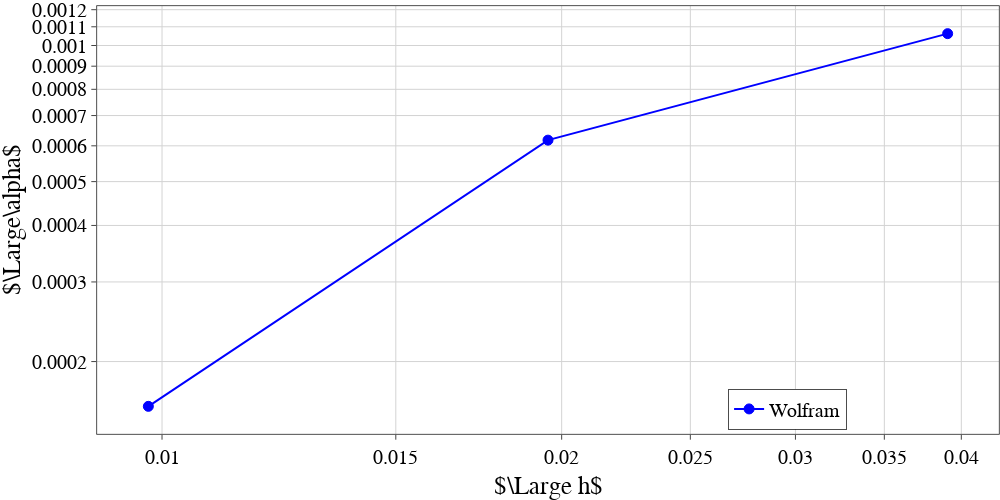

The cell this chart's notebook holds for it:
### Code cell
tfix = 20
tol = 0.005
list_x = [] #data_w['t']
list_y = [] #data_w['alpha']
for lev in levs:
    try:
        df = data_b[lev]
        list_y.append(abs(df['alpha'][(df['t'] - tfix).abs()< tol].values[0] - data_w['alpha'][data_w['t'] == tfix].values[0]))
        list_x.append(10/2**lev)
    except:
        print("Can\'t read lev=", lev)

slope, intercept, r_value, p_value, std_err = linregress(np.log(list_x), np.log(list_y))
print('Slope:', slope)

plot_graph([list_x], [list_y], names, xtitle=r'$\Large h$', ytitle=r'$\Large\alpha$', image_name='Cylinder_Err_alpha_vs_h.pdf', list_x_fill=[], list_y_fill=[], mode=['markers+lines', 'markers+lines', 'lines', 'lines', 'lines', 'lines'], \
           dash=['solid', 'dot', 'dash', 'longdash', 'longdashdot'], \
           colors=['blue', 'red', 'hsv(120,100,100)', 'green', 'black' ], \
           marker_size=10, xrange =[], yrange = [], \
           marker_style = ['circle', 'circle', 'triangle-down','square', 'diamond', 'cross',  'x-thin', 'cross-thin' ], \
           width=1000, height=500, path=MYPATH, yanchor='auto', y0_anchor=0.01, xanchor='left', x0_anchor=0.7, xlog=True, ylog=True)

### Figure 1 — Plotly figure (JSON) as saved in the notebook; plotly's stock layout.template omitted (floating-point values rounded to 4 significant figures)
{"data": [{"line": {"color": "blue", "dash": "solid", "width": 2}, "marker": {"line": {"color": "blue", "width": 1}, "size": 10, "symbol": "circle"}, "mode": "markers+lines", "name": "Wolfram", "textfont": {"color": "LightSeaGreen", "family": "Times New Roman", "size": 18}, "type": "scatter", "x": [0.03906, 0.01953, 0.009766], "y": [0.001062, 0.0006176, 0.0001592]}], "layout": {"autosize": false, "font": {"color": "Black", "family": "Times New Roman", "size": 20}, "height": 500, "legend": {"bgcolor": "White", "bordercolor": "Black", "borderwidth": 0.7, "x": 0.7, "xanchor": "left", "y": 0.01, "yanchor": "auto"}, "margin": {"b": 0, "l": 0, "pad": 0.1, "r": 0, "t": 0}, "paper_bgcolor": "rgba(255, 255, 255, 1)", "plot_bgcolor": "rgba(255, 255, 255, 1)", "showlegend": true, "width": 1000, "xaxis": {"gridcolor": "lightgrey", "gridwidth": 1, "linecolor": "black", "linewidth": 0.7, "mirror": true, "showline": true, "tickfont": {"color": "black", "family": "Times New Roman", "size": 20}, "ticks": "outside", "title": {"font": {"color": "black", "family": "Times New Roman", "size": 25}, "text": "$\\Large h$"}, "type": "log"}, "yaxis": {"gridcolor": "lightgrey", "gridwidth": 1, "linecolor": "black", "linewidth": 0.7, "mirror": true, "showline": true, "tickfont": {"color": "black", "family": "Times New Roman", "size": 20}, "ticks": "outside", "title": {"font": {"color": "black", "family": "Times New Roman", "size": 25}, "text": "$\\Large\\alpha$"}, "type": "log"}}}
